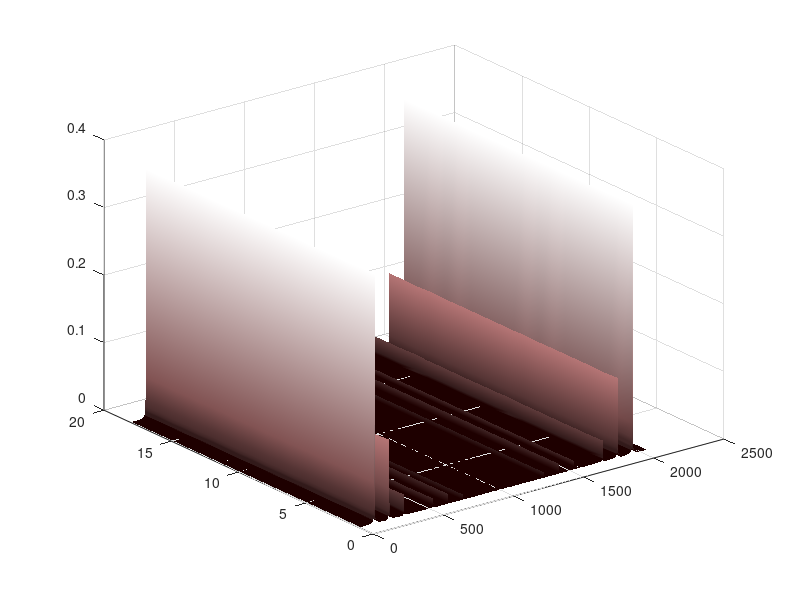
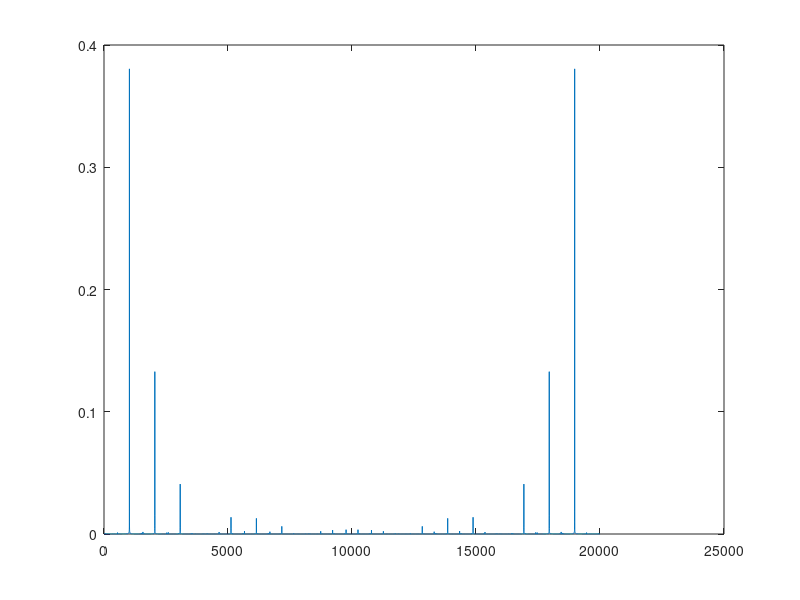

MATLAB code to generate these figures, in order:
%x = [1 2 3 4 3 2 1 2 3 4 3 2 1 2 3 4 3 2 1 2 3 4 3 2 ];
%x = randn(1,64*128);
%x = 1:64*128;x(1:10*128) = sin(2*pi*x(1:10*128));
%x = [1 2 3 4 1 2 3 4 1 2 3 4];
%Fs = 10e3;t = 0:1/Fs:2;x = vco(sawtooth(2*pi*t,0.5),[0.1 0.4]*Fs,Fs);
Fs = 10000;t = 0:1/Fs:2;x = sawtooth(2*pi*512*t,0.75);

N = length(x);
M = 2048;
L = 1024;

% Quantidade de janelas calculadas
Q = floor((N-M)/L+1);
Xn_k = zeros(Q,M);


for q = 1:1:Q
    n_l = (q-1)*L+1;
    Xn_k(q,:)=fft(x(n_l:n_l+M-1));
end

%HeatMap(abs(Xn_k))
surf(abs(Xn_k)/M)
colormap(pink)    % change color map
shading interp    % interpolate colors across lines and faces

figure;
plot(abs(fft(x)/N))